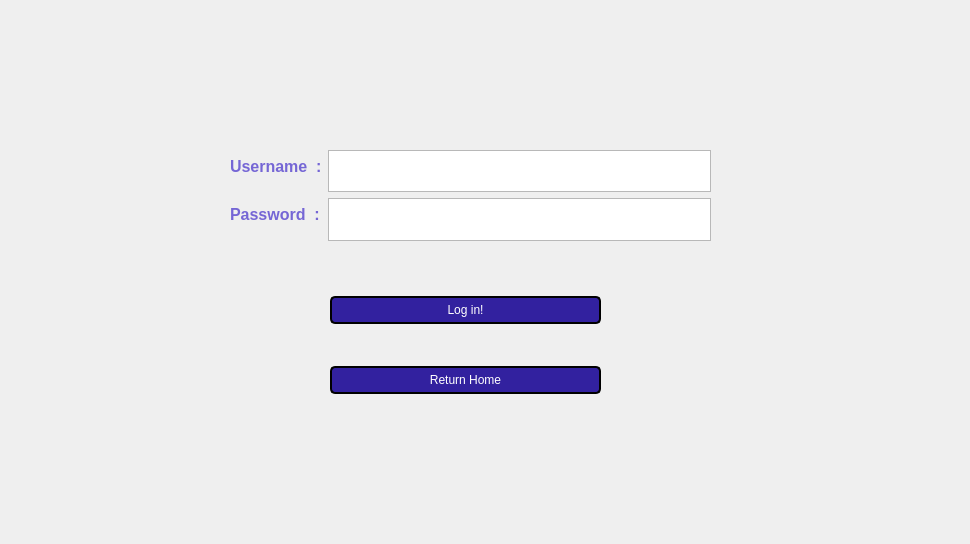
<?xml version="1.0" encoding="UTF-8"?>
<ui version="4.0">
 <class>Sign_In_Up</class>
 <widget class="QDialog" name="Sign_In_Up">
  <property name="geometry">
   <rect>
    <x>0</x>
    <y>0</y>
    <width>970</width>
    <height>544</height>
   </rect>
  </property>
  <property name="windowTitle">
   <string>Dialog</string>
  </property>
  <widget class="QWidget" name="layoutWidget">
   <property name="geometry">
    <rect>
     <x>230</x>
     <y>150</y>
     <width>481</width>
     <height>91</height>
    </rect>
   </property>
   <layout class="QFormLayout" name="formLayout">
    <item row="0" column="0">
     <widget class="QLabel" name="Username">
      <property name="styleSheet">
       <string notr="true">QLabel {
    color: #7566D5;
    font-size: 16px;
    font-weight: bold;
    font-family: Arial, sans-serif; /* Example font family */
	 qproperty-alignment: AlignCenter;
}
</string>
      </property>
      <property name="text">
       <string>Username  :</string>
      </property>
     </widget>
    </item>
    <item row="1" column="0">
     <widget class="QLabel" name="label_2">
      <property name="styleSheet">
       <string notr="true">QLabel {
    color: #7566D5;
    font-size: 16px;
    font-weight: bold;
    font-family: Arial, sans-serif; /* Example font family */
	 qproperty-alignment: AlignCenter;
}
</string>
      </property>
      <property name="text">
       <string>Password  :</string>
      </property>
     </widget>
    </item>
    <item row="0" column="1">
     <widget class="QTextEdit" name="textEdit">
      <property name="sizePolicy">
       <sizepolicy hsizetype="Minimum" vsizetype="Minimum">
        <horstretch>0</horstretch>
        <verstretch>0</verstretch>
       </sizepolicy>
      </property>
     </widget>
    </item>
    <item row="1" column="1">
     <widget class="QTextEdit" name="textEdit_2"/>
    </item>
   </layout>
  </widget>
  <widget class="QWidget" name="layoutWidget">
   <property name="geometry">
    <rect>
     <x>330</x>
     <y>260</y>
     <width>271</width>
     <height>171</height>
    </rect>
   </property>
   <layout class="QVBoxLayout" name="verticalLayout">
    <item>
     <widget class="QPushButton" name="PB_Login">
      <property name="styleSheet">
       <string notr="true">QPushButton {
    background-color: #32219F;
    color: white;
    border: 2px solid black;
    border-radius: 5px;
    padding: 5px;
}

QPushButton:hover {
    background-color: lightblue;
}
QPushButton:pressed {
    background-color: navy;
    color: lightblue;
}</string>
      </property>
      <property name="text">
       <string>Log in!</string>
      </property>
     </widget>
    </item>
    <item>
     <widget class="QPushButton" name="pushButton">
      <property name="styleSheet">
       <string notr="true">QPushButton {
    background-color: #32219F;
    color: white;
    border: 2px solid black;
    border-radius: 5px;
    padding: 5px;
}

QPushButton:hover {
    background-color: lightblue;
}
QPushButton:pressed {
    background-color: navy;
    color: lightblue;
}</string>
      </property>
      <property name="text">
       <string>Return Home</string>
      </property>
     </widget>
    </item>
   </layout>
  </widget>
 </widget>
 <resources/>
 <connections/>
</ui>
